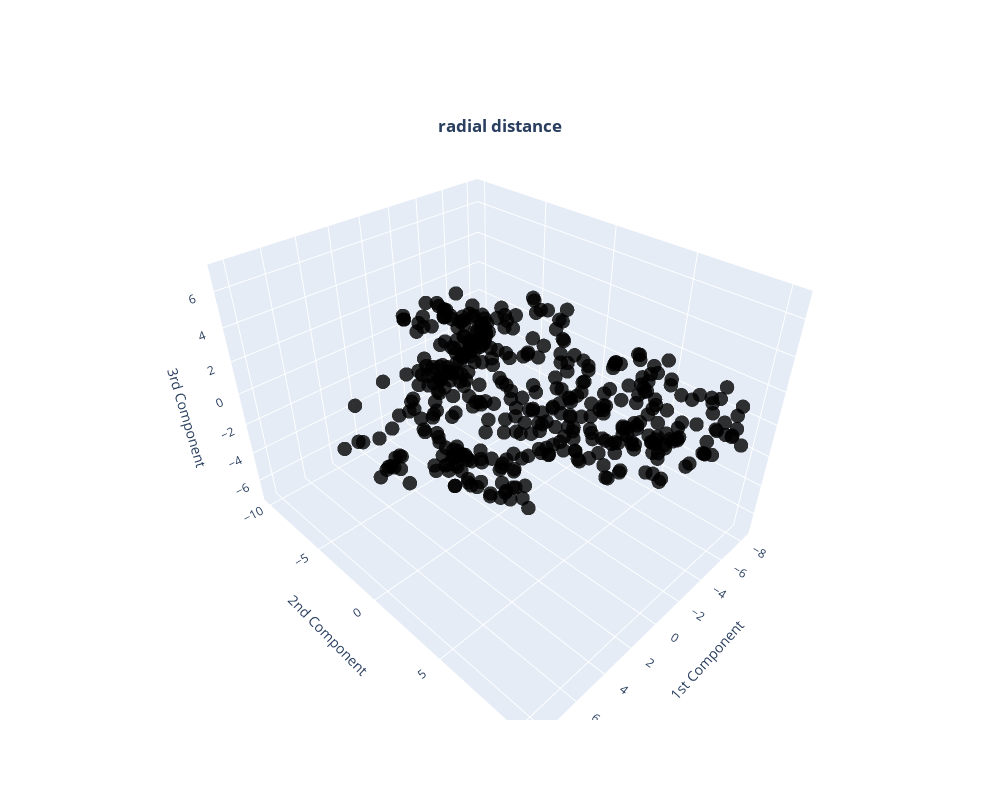
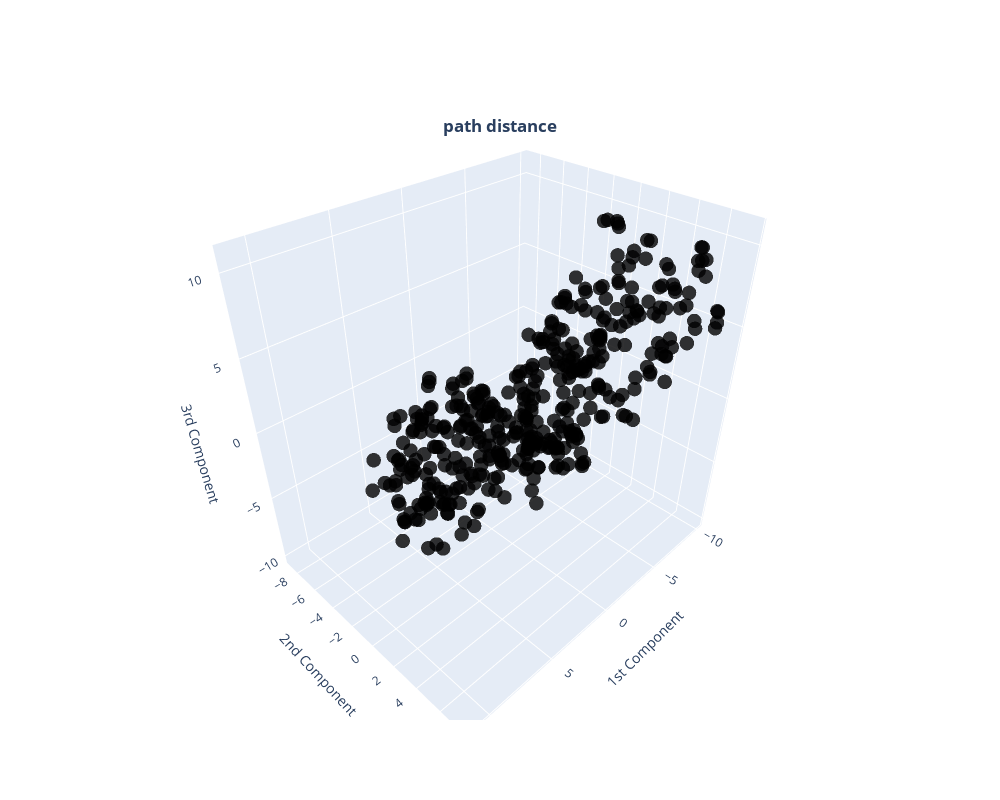

The notebook cell these images were saved under, in order:
### Code cell
for metric in data_embedded_sel.keys():
    trace = go.Scatter3d(
    x=data_embedded_sel[metric][:,0],
    y=data_embedded_sel[metric][:,1],
    z=data_embedded_sel[metric][:,2],
    mode='markers',
    marker=dict(
            size=5,
            color= 'black',
            opacity=0.8
            )
    )
    layout = go.Layout(
            width = 1000,
            height = 800,
            title={'text':  '%s'%('<b>radial distance</b>' if metric == 'rad' else '<b>path distance</b>'),
                            'x': 0.5,
                            'y': 0.85,
                            'xanchor': 'center',
                            'yanchor': 'top'
                       },
            scene=dict(
                xaxis=dict(title='1st Component'),
                yaxis=dict(title='2nd Component'),
                zaxis=dict(title='3rd Component')
            )
    
    )
    fig = go.Figure(data=[trace], layout=layout)
    fig.show()

### Figure 1 — Plotly figure (JSON) as saved in the notebook; plotly's stock layout.template omitted (floating-point values rounded to 4 significant figures; data arrays with more than 128 entries replaced by an {"elided": "..."} marker saying what was removed)
{"data": [{"marker": {"color": "black", "opacity": 0.8, "size": 5}, "mode": "markers", "type": "scatter3d", "x": {"elided": "416 float values"}, "y": {"elided": "416 float values"}, "z": {"elided": "416 float values"}}], "layout": {"height": 800, "scene": {"xaxis": {"title": {"text": "1st Component"}}, "yaxis": {"title": {"text": "2nd Component"}}, "zaxis": {"title": {"text": "3rd Component"}}}, "title": {"text": "<b>radial distance</b>", "x": 0.5, "xanchor": "center", "y": 0.85, "yanchor": "top"}, "width": 1000}}

### Figure 2 — Plotly figure (JSON) as saved in the notebook; plotly's stock layout.template omitted (floating-point values rounded to 4 significant figures; data arrays with more than 128 entries replaced by an {"elided": "..."} marker saying what was removed)
{"data": [{"marker": {"color": "black", "opacity": 0.8, "size": 5}, "mode": "markers", "type": "scatter3d", "x": {"elided": "416 float values"}, "y": {"elided": "416 float values"}, "z": {"elided": "416 float values"}}], "layout": {"height": 800, "scene": {"xaxis": {"title": {"text": "1st Component"}}, "yaxis": {"title": {"text": "2nd Component"}}, "zaxis": {"title": {"text": "3rd Component"}}}, "title": {"text": "<b>path distance</b>", "x": 0.5, "xanchor": "center", "y": 0.85, "yanchor": "top"}, "width": 1000}}
